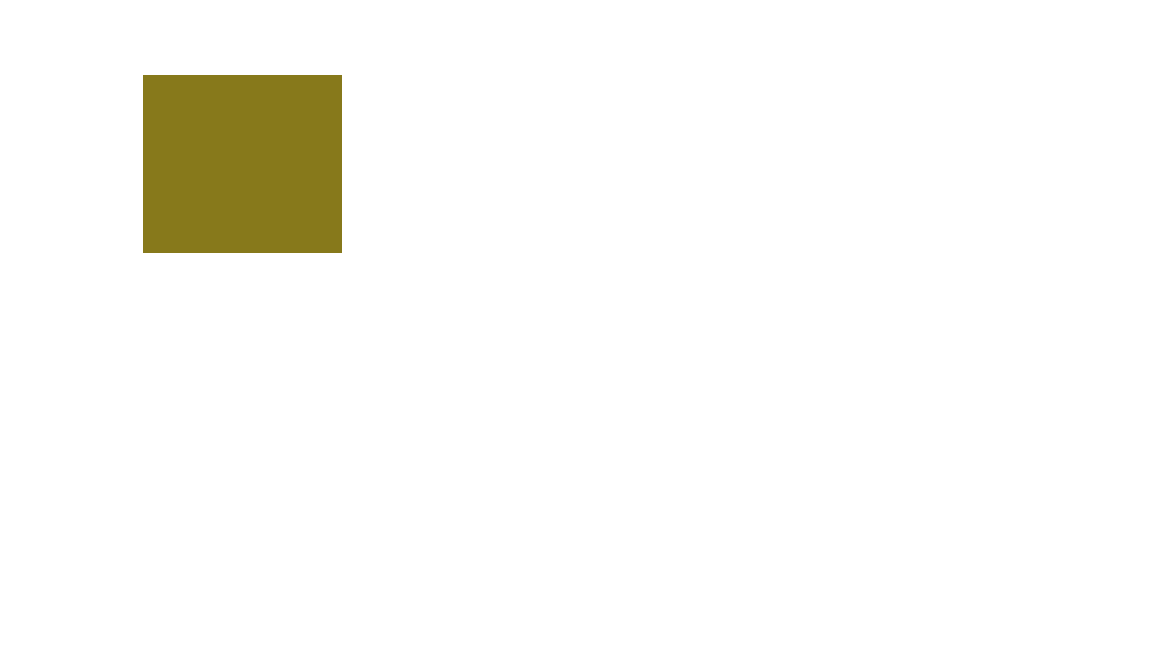
#> input picture practica11/FIGURAS/1.png, 1152 x 648 px; its folder holds only this picture in this run
$ python Aumentar_dataset.py -d FIGURAS
#> lines starting #> are read from the running program, lines starting #| are printed output that depends on the picture
#!/usr/bin/env python3
"""Aumentar_dataset.py

Lee las imágenes en la carpeta `FIGURAS` (por defecto en el mismo directorio
del script) y genera aumentos: rotaciones 90/180/270 y reflejos horizontal
y vertical. Guarda las imágenes aumentadas en la misma carpeta con sufijos
indicativos para evitar procesarlas de nuevo.

Uso:
    python Aumentar_dataset.py [--dir PATH] [--overwrite]

"""
from __future__ import annotations

import argparse
import os
from glob import glob
from typing import List

try:
    from PIL import Image
except Exception:  # pragma: no cover - user will see install instruction
    raise SystemExit("Pillow no está instalado. Instálalo con: pip install pillow")


SUPPORTED_EXTS = (".png", ".jpg", ".jpeg", ".bmp", ".tif", ".tiff")
AUG_SUFFIXES = ["_rot90", "_rot180", "_rot270", "_flipH", "_flipV"]


def is_augmented(filename: str) -> bool:
    """Devuelve True si el nombre del archivo ya contiene un sufijo de aumento."""
    base = os.path.splitext(os.path.basename(filename))[0]
    return any(base.endswith(s) for s in AUG_SUFFIXES)


def gather_images(folder: str) -> List[str]:
    files: List[str] = []
    for ext in SUPPORTED_EXTS:
        files.extend(glob(os.path.join(folder, f"*{ext}"), recursive=False))
        files.extend(glob(os.path.join(folder, f"*{ext.upper()}"), recursive=False))
    return sorted(files)


def augment_image(path: str, overwrite: bool = False) -> int:
    """Genera y guarda las aumentaciones para una imagen.

    Retorna el número de imágenes nuevas guardadas (0-5).
    """
#> called with path = 'FIGURAS/1.png', overwrite = False
    saved = 0
    base_name = os.path.splitext(os.path.basename(path))[0]
    ext = os.path.splitext(path)[1]

    if is_augmented(path):
        print(f"Omitiendo (ya aumentado): {path}")
        return 0

    try:
        with Image.open(path) as img:
#> img is the input picture: PIL image 1152x648 RGBA; mean R, G, B, A 249.3, 248.6, 244.2, 255
            img.load()

            # Rotaciones
            ops = [
                (img.rotate(90, expand=True), "_rot90"),
                (img.rotate(180, expand=True), "_rot180"),
                (img.rotate(270, expand=True), "_rot270"),
                (img.transpose(Image.FLIP_LEFT_RIGHT), "_flipH"),
                (img.transpose(Image.FLIP_TOP_BOTTOM), "_flipV"),
            ]

            for out_img, suffix in ops:
                out_name = f"{base_name}{suffix}{ext}"
                out_path = os.path.join(os.path.dirname(path), out_name)
                if os.path.exists(out_path) and not overwrite:
                    # No sobrescribimos por defecto
                    print(f"Ya existe, omitiendo: {out_name}")
                    continue
                # Intentar preservar el modo/compresión: si es PNG/JPEG usamos ext
                try:
                    out_img.save(out_path)
                    saved += 1
                except Exception as e:
                    print(f"Error guardando {out_path}: {e}")
#> this loop made 5 passes
#> (suffix, out_name) on passes 1 to 5: ('_rot90', '1_rot90.png'), ('_rot180', '1_rot180.png'), ('_rot270', '1_rot270.png'), ('_flipH', '1_flipH.png'), ('_flipV', '1_flipV.png')
#> pass 1, in augment_image, `out_img.save(out_path)`:
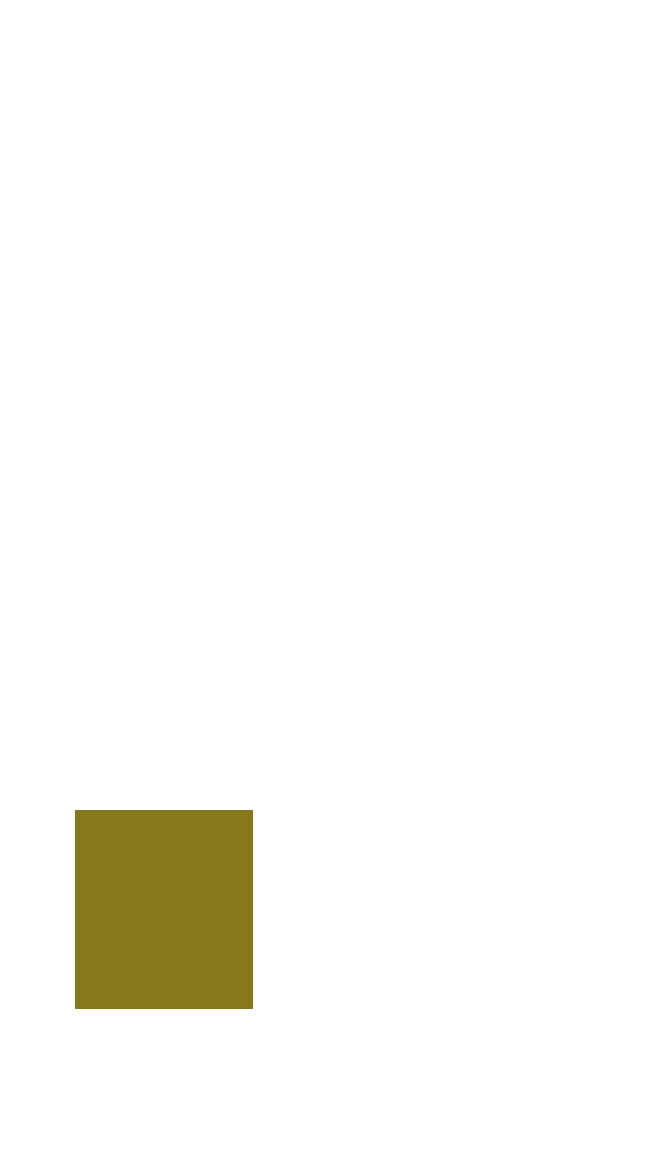
#> saved as 1_rot90.png: PIL image 648x1152 RGBA; mean R, G, B, A 249.3, 248.6, 244.2, 255
#> pass 2, in augment_image, `out_img.save(out_path)`:
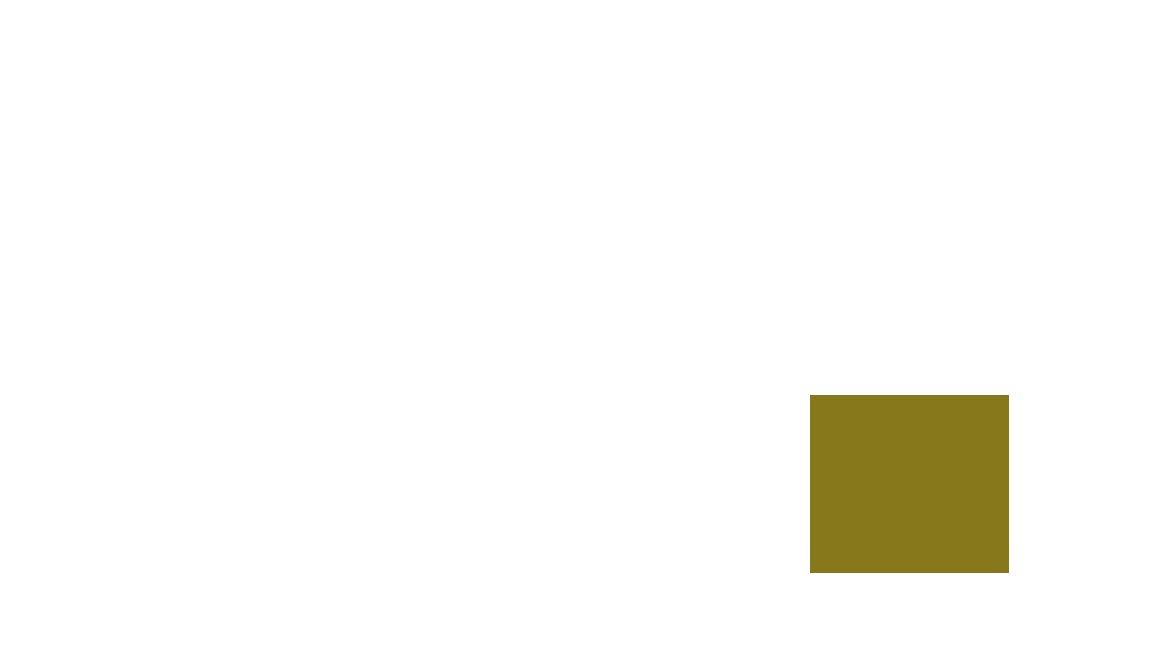
#> saved as 1_rot180.png: PIL image 1152x648 RGBA; mean R, G, B, A 249.3, 248.6, 244.2, 255
#> after the loop, saved = 5
    except Exception as e:
        print(f"Error abriendo {path}: {e}")

    return saved


def main() -> None:
    parser = argparse.ArgumentParser(description="Aumentar dataset en carpeta FIGURAS")
    parser.add_argument(
        "--dir",
        "-d",
        default=None,
        help="Carpeta que contiene las imágenes (por defecto 'FIGURAS' al lado del script)",
    )
    parser.add_argument(
        "--overwrite",
        "-o",
        action="store_true",
        help="Sobrescribir archivos aumentados si ya existen",
    )

    args = parser.parse_args()

    script_dir = os.path.dirname(os.path.abspath(__file__))
    target_dir = args.dir if args.dir else os.path.join(script_dir, "FIGURAS")

    if not os.path.isdir(target_dir):
        raise SystemExit(f"Carpeta no encontrada: {target_dir}")

    images = gather_images(target_dir)
    if not images:
        print(f"No se encontraron imágenes en: {target_dir}")
        return

    total_saved = 0
    total_candidates = 0
    for img_path in images:
        if is_augmented(img_path):
            continue
        total_candidates += 1
        saved = augment_image(img_path, overwrite=args.overwrite)
#> saved = 5
        total_saved += saved
#> total_saved = 5

    print(
        f"Procesadas: {total_candidates} archivos fuente. Nuevas imágenes guardadas: {total_saved}"
    )
#| Procesadas: 2 archivos fuente. Nuevas imágenes guardadas: 5


if __name__ == "__main__":
    main()
